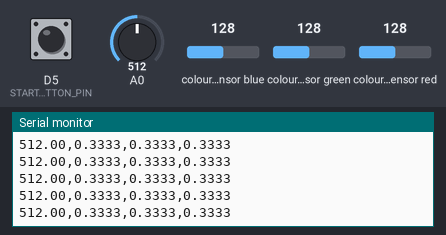
Simulated run of this sketch. Board: Arduino Nano 33 BLE. Parts: the last lines printed to the serial monitor. The inputs (shaded band) are chosen by the test bench; at power-on: D5 (START_BUTTON_PIN) HIGH, colour sensor blue 128, A0 = 512, colour sensor green 128, colour sensor red 128.

Above: at 1.2 s.
1.3 s: D5 (START_BUTTON_PIN) pulled LOW for 0.15 s
At 1.33 s:
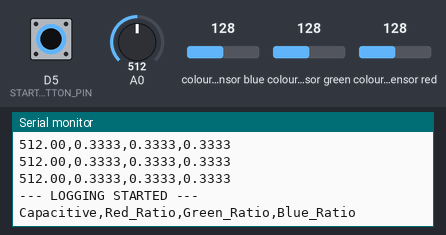
2.9 s: colour sensor blue set to 5
At 2.95 s:
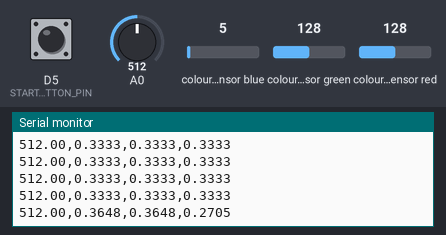
4.4 s: A0 set to 716
At 4.42 s:
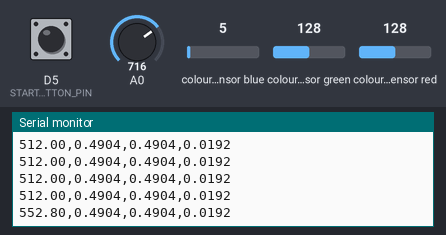
5.9 s: colour sensor green set to 5
At 5.94 s:
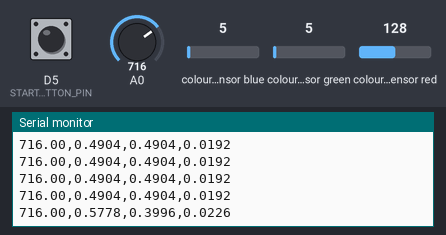
7.4 s: colour sensor red set to 5
At 7.41 s:
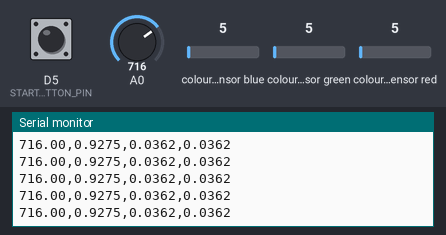
8.9 s: A0 set to 992
At 8.93 s:
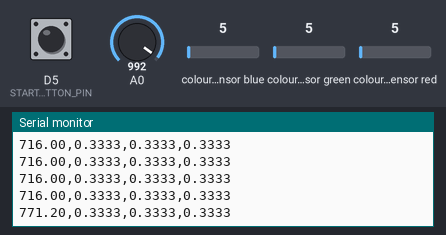
Timing chart, 0 to 11.4 s (numbered marks = the images above; inputs shaded):
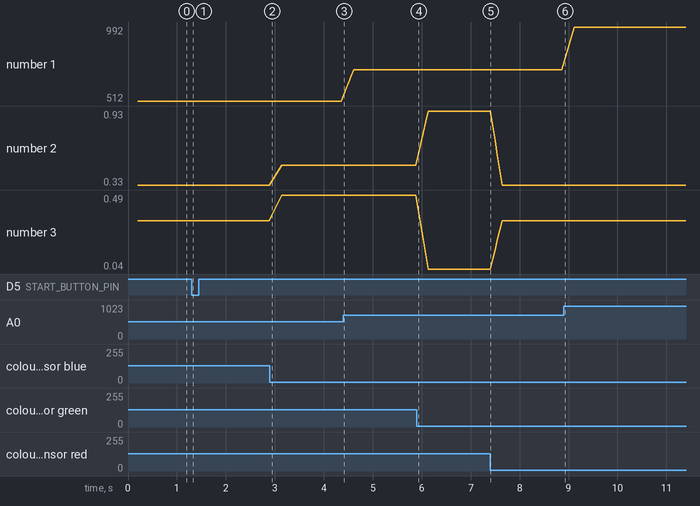

Measured:
- after the input at 1.3 s, the serial monitor: prints a new line at once (image 1)
- after the input at 2.9 s, the serial monitor: prints a new line at once (image 2)
- after the input at 4.4 s, the serial monitor: prints a new line at once (image 3)
- after the input at 5.9 s, the serial monitor: prints a new line at once (image 4)
- after the input at 8.9 s, the serial monitor: prints a new line at once (image 6)
- plotted number 1: 512 → 716 after the input at 4.4 s, 716 → 992 after the input at 8.9 s
- plotted number 2: 0.33 → 0.49 after the input at 2.9 s, 0.49 → 0.93 after the input at 5.9 s, 0.93 → 0.33 after the input at 7.4 s
- plotted number 3: 0.33 → 0.49 after the input at 2.9 s, 0.49 → 0.04 after the input at 5.9 s, 0.04 → 0.33 after the input at 7.4 s

The sketch:

training_data.ino
```cpp
#include <DS18B20.h>
#include <vector>
#include <tuple>
#include <numeric>
#include <Arduino_APDS9960.h>

const int START_BUTTON_PIN = 5;

// Vectors to store the last 5 readings
std::vector<int> capacitive_readings;

// CHANGE 1: Change tuple types from <int, int, int> to <float, float, float>
std::vector<std::tuple<float, float, float>> rgb_readings;

const int MAX_READINGS = 5;
bool logging_active = true;
bool last_button_state = HIGH;

// --- Averaging Functions ---
float calculate_average(const std::vector<int>& data) {
    if (data.empty()) return 0.0;
    long sum = std::accumulate(data.begin(), data.end(), 0L);
    return (float)sum / data.size();
}

// CHANGE 2: Update averaging function to handle floats and return floats
std::tuple<float, float, float> calculate_tuple_average(const std::vector<std::tuple<float, float, float>>& data) {
    if (data.empty()) return std::make_tuple(0.0f, 0.0f, 0.0f);

    float sum_r = 0.0f;
    float sum_g = 0.0f;
    float sum_b = 0.0f;

    for (const auto& item : data) {
        sum_r += std::get<0>(item);
        sum_g += std::get<1>(item);
        sum_b += std::get<2>(item);
    }

    // Debug print
    // Serial.print("sum_r: "); Serial.println(sum_r);

    size_t count = data.size();

    return std::make_tuple(
        sum_r / count,
        sum_g / count,
        sum_b / count
    );
}

void setup() {
  Serial.begin(9600);
  pinMode(START_BUTTON_PIN, INPUT_PULLUP);

    if (!APDS.begin()) {
        Serial.print(F("Error initializing APDS9960 sensor."));
        while (!APDS.begin()) {
        Serial.print(F("."));
        delay(500);
        }
    }
  Serial.println("Ready. Press button on D1 to start logging...");
}

void loop() {
    // 1. Check Button State
    int current_button_state = digitalRead(START_BUTTON_PIN);

    if (current_button_state == LOW && last_button_state == HIGH) {
        logging_active = true; // Toggle properly

        if (logging_active) {
            Serial.println();
            Serial.println("--- LOGGING STARTED ---");
            // Added headers for RGB
            Serial.println("Capacitive,Red_Ratio,Green_Ratio,Blue_Ratio");
        } else {
            Serial.println("--- LOGGING STOPPED ---");
            capacitive_readings.clear();
            rgb_readings.clear(); // Make sure to clear RGB too
        }
        delay(50);
    }
    last_button_state = current_button_state;

    // 2. Data Capture
    if (logging_active) {
        // --- Get Capacitive Reading ---
        int val = analogRead(A0);
        capacitive_readings.push_back(val);
        if (capacitive_readings.size() > MAX_READINGS) {
            capacitive_readings.erase(capacitive_readings.begin());
        }

        // -- Get Color Reading --
        int r, g, b;

        // Ensure data is ready
        if (APDS.colorAvailable()) {
            APDS.readColor(r, g, b);

            float sum = r + g + b;

            // Prevent division by zero if sensor sees absolute pitch black
            if (sum > 0) {
                float redRatio = r / sum;
                float greenRatio = g / sum;
                float blueRatio = b / sum;

                // CHANGE 3: Store as tuple of floats
                rgb_readings.push_back(std::make_tuple(redRatio, greenRatio, blueRatio));
            } else {
                 rgb_readings.push_back(std::make_tuple(0.0f, 0.0f, 0.0f));
            }

            if (rgb_readings.size() > MAX_READINGS) {
                rgb_readings.erase(rgb_readings.begin());
            }
        }

        // --- Calculate and Print CSV Row ---
        if (capacitive_readings.size() == MAX_READINGS &&
            rgb_readings.size() == MAX_READINGS) {

            float avg_cap = calculate_average(capacitive_readings);

            // CHANGE 4: Receive float tuple
            std::tuple<float, float, float> avg_rgb = calculate_tuple_average(rgb_readings);
            float avg_red = std::get<0>(avg_rgb);
            float avg_green = std::get<1>(avg_rgb);
            float avg_blue = std::get<2>(avg_rgb);

            Serial.print(avg_cap, 2);
            Serial.print(",");
            Serial.print(avg_red, 4);   // Print 4 decimals for better ratio precision
            Serial.print(",");
            Serial.print(avg_green, 4);
            Serial.print(",");
            Serial.println(avg_blue, 4);
        }
    }

    delay(50);
}
```
